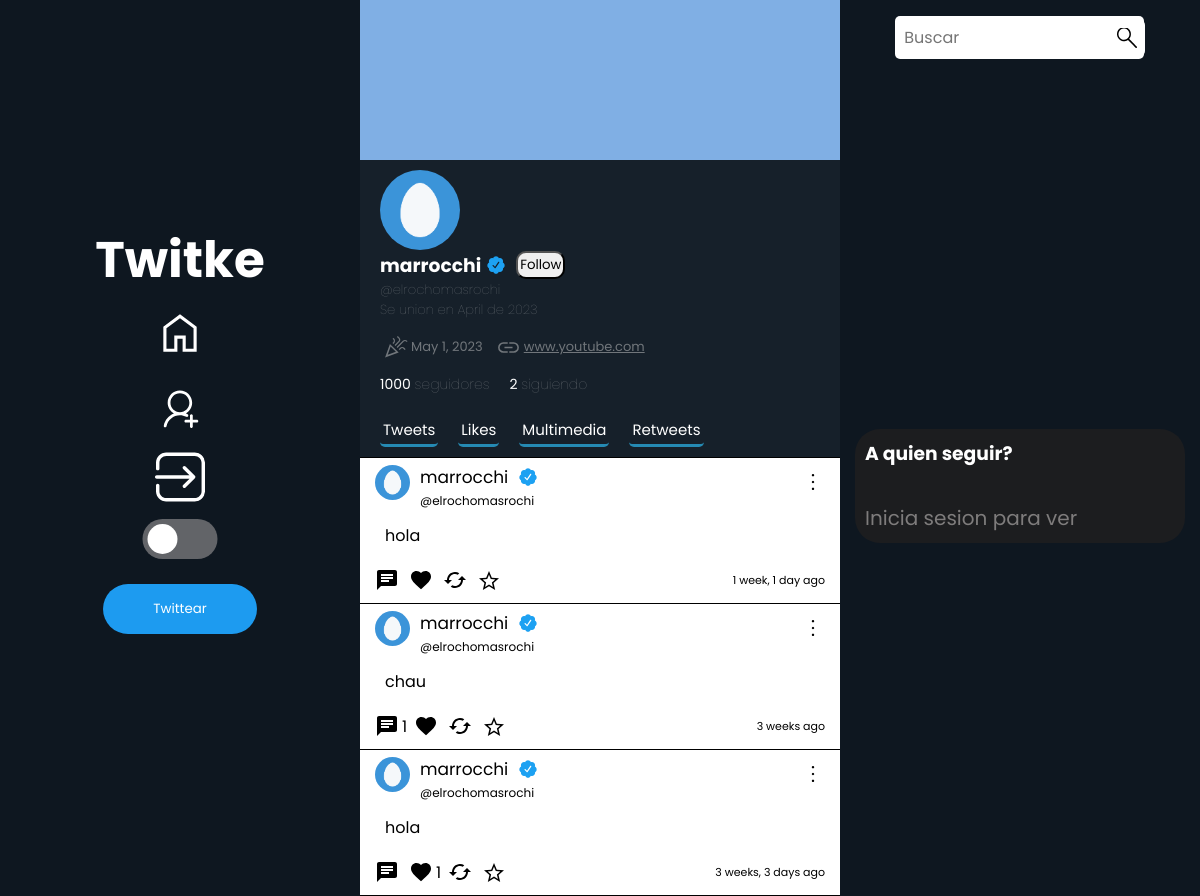
Page /profiles/14 on the earlier database version.
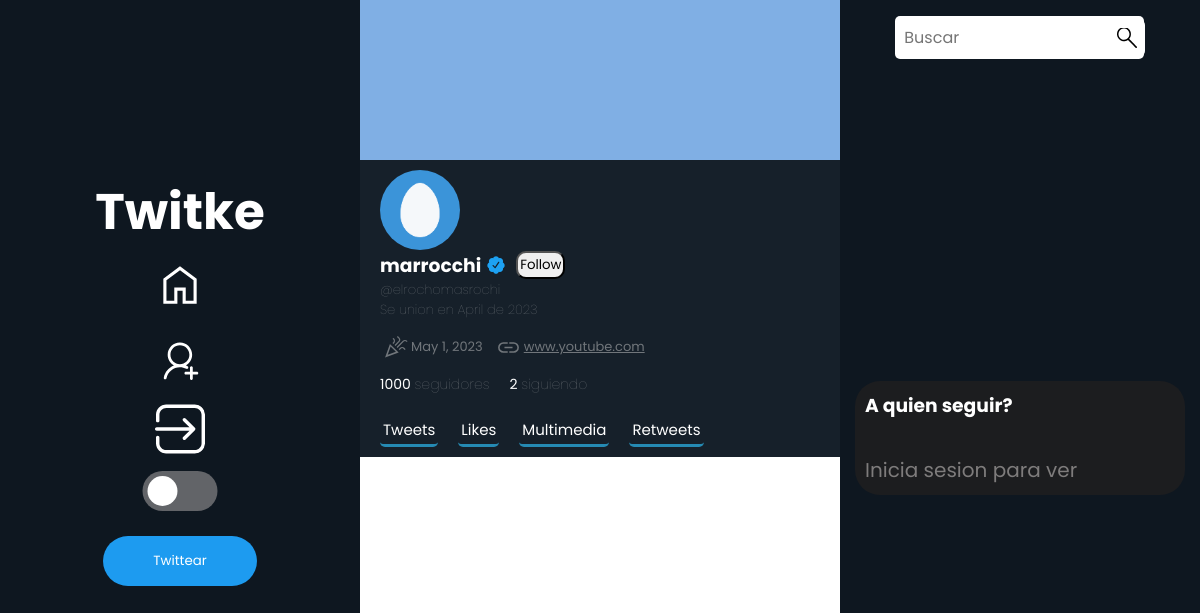
Same page on the later database version.
### tweet_profiles/models.py (models this page shows)
class Tweet_profile(models.Model):
    tweet = models.ForeignKey(Tweet, null=True, on_delete=models.CASCADE)
    profile = models.ForeignKey(Profiles, null=True, on_delete=models.CASCADE)
    retwitted_by = models.ManyToManyField(Profiles, related_name="retweet_users")
    likes_users = models.ManyToManyField(Profiles, related_name="likes_tweets")
    haveMultimedia = models.BooleanField(default=False)
    parent_tweet = models.ForeignKey('self', null=True, on_delete=models.CASCADE)

### profiles/models.py (models this page shows, shortened)
class Profiles(models.Model):
    user = models.ForeignKey(User, null=True, on_delete=models.CASCADE )
    atName = models.CharField(max_length=30, null=True, default="")
    keeps = models.ManyToManyField(Tweet, related_name='kept_by_profiles', blank=True)
    retweets = models.ManyToManyField(Tweet, related_name='retweets_by_profiles', blank=True)
    biography = models.TextField(max_length=250,  null=True, default="", blank=True)
    profileImage = models.ImageField(null=True, blank=True, upload_to='profileImages')
    profileBanner = models.ImageField(null=True, blank=True, upload_to='profileBanners')
    followers = models.IntegerField(default=0)
    followers_users = models.ManyToManyField('self', symmetrical=False, related_name="followage", blank=True)
    followed_users = models.ManyToManyField('self', symmetrical=False, related_name='following', blank=True)
    like_tweets = models.ManyToManyField(Tweet, related_name='liked', blank=True)
    birthday = models.DateField(null=True)
    webSite = models.CharField(null=True, max_length=100)
    created_at = models.DateTimeField(auto_now_add=True)
    is_verified = models.BooleanField(default=False)
    darkMode = models.BooleanField(default=False)
    strikes = models.IntegerField(default=3)
    banned = models.BooleanField(default=False)

### tweets/models.py (models this page shows)
class Tweet(models.Model):
    user = models.ForeignKey(User, null=True, on_delete=models.CASCADE)
    content = models.TextField(max_length=180)
    created_at = models.DateTimeField(auto_now_add=True)
    likes = models.IntegerField(default=0)
    retweets = models.IntegerField(default=0)
    edited = models.BooleanField(default=False)
    responses = models.IntegerField(null=True, default=0)

### profiles/views.py (the view)
# urls.py: path('profiles/<int:id>', views.myProfile, name="myProfile"),
def myProfile(request, id):
    cant_followers = 0
    cant_following = 0
    myLikes = request.GET.get("myLikes")
    myTweets = request.GET.get("myTweets")
    myMedia = request.GET.get("myMedia")
    myRetweets = request.GET.get("myRetweets")
    user = Profiles.objects.get(id=id)
    followers = user.followers_users.all()
    following = user.followed_users.all()
    cant_following = user.followed_users.all().count()
    cant_followers = int(user.followers)
    cant_following = user.followed_users.all().count()
    solicitudes = verfifyRequests.objects.all()
    requested = False
    tweets = Tweet_profile.objects.filter(profile__user__id=id).all()
    if myLikes == "":
        tweetLIKE = user.like_tweets.all()
        tweets = Tweet_profile.objects.filter(tweet_id__in=[tweet.id for tweet in tweetLIKE])
    elif myTweets == "":
        tweets = Tweet_profile.objects.filter(profile__user__id=id).all()
    elif myMedia == "":
        tweets = Tweet_profile.objects.filter(profile__user__id=id, haveMultimedia = True)
    elif myRetweets == "":
        tweets = Tweet_profile.objects.filter(retwitted_by = user)
    for soli in solicitudes:
        if soli.profile == user:
            requested = True
    return render(request, 'myProfile.html', {
        'usuario': user,
        'is_self': request.user.is_authenticated and request.user.id == id,
        'followers': followers,
        'cant_followers': cant_followers,
        'tweets': tweets,
        'cant_following': cant_following,
        'following': following,
        'solicitudes': solicitudes,
        'requested': requested,
    })

### tweets/context_processors.py (called while the page is built)
def random_users(request):
    random_users = []
    if request.user.is_authenticated:
        if request.user.is_authenticated:
            current_profile = Profiles.objects.get(user__username = request.user.username)
            random_users = Profiles.objects.exclude(id__in=current_profile.followed_users.values_list('id', flat=True)).exclude(id=request.user.id).order_by('?')[:5]
    return {'random': random_users}

def current_profile(request):
    current_profile = None
    darkmode = True
    if request.user.is_authenticated:
        current_profile = Profiles.objects.get(user__username=request.user.username)
    return {'current_profile': current_profile, 'darkMode': darkmode}

### profiles/templates/myProfile.html (shortened to what this page needs)
{% extends 'base.html' %}
{% load static %}
    {% block content %}
    <link rel="stylesheet" href="{% static 'css/myProfile.css' %}">
    <link rel="stylesheet" href="{% static 'css/globalFeed.css' %}">
        <div class="profile">
            <div class="profile-banner">
            </div>
            <div class="profile-info">
                <div class="top">
                    {% if usuario.profileImage %}
                        <img src="{{usuario.profileImage.url}} " alt="" class="profilePhoto">
                    {% endif %}
                </div>
                <div class="followName">
                    <div class="userVerify">
                        <h3 class="username">{{usuario.user.username}}</h3>
                        {% if usuario.is_verified %}
                                <img src="{% static 'img/Twitter-Verified.svg' %}" alt="" style="width: 30px">
                        {% endif %}
                    </div>
                    {% if not is_self %}
                            <form action="{% url 'follow' id=usuario.id %}" method="POST" id="followForm">
                                <button class="followButton" id="button1" onclick="follow(event, this)" tweet-id="{{usuario.user.id}}" data-section="profile" data-value="deverify">
                                    <p class="followP">{% if current_profile not in usuario.followers_users.all %} Follow {% else %} Unfollow {% endif %}
                                    </p>
                                </button>
                            </form>
                    {% endif %}
                </div>
                <h4 class="atName">@{{usuario.atName}}</h4>
                <h4 class="createdAt"> <span data-section="profile" data-value="accountDate">Se union en </span> {{ usuario.created_at|date:"F" }} <span  data-section="profile" data-value="accountDateOf">de</span> {{ usuario.created_at|date:"Y" }}</h4>
                <div class="webAndCreated">
                    {% if usuario.birthday %}
                    <div class="userBirth">
                        <p>{{usuario.birthday}}</p>
                    </div>
                    {% endif %}
                    {% if usuario.webSite %}
                        <div class="userWeb">
                            <a href="https://{{usuario.webSite}}" class="userWebSite" target="_blank">{{usuario.webSite}}</a>
                        </div>
                    {% endif %}
                </div>
                <div class="followers-info">
                    <a href="#" class="cant_followers">{{cant_followers}} <span class="followSpan"  data-section="profile" data-value="followers">seguidores</span></a>
                    <a href="#" class="following">{{cant_following}} <span  class="followSpan"  data-section="profile" data-value="following">siguiendo</span></a>
                </div>
                <div class="profileOpc">
                    <form action="{% url 'myProfile' usuario.id %}">
                        <button class="myTweets">Tweets</button>
                    </form>
                    <form action="{% url 'myProfile' usuario.id %}">
                        <button class="myLikes">Likes</button>
                    </form>
                    <form action="{% url 'myProfile' usuario.id %}">
                        <button class="myLikes">Multimedia</button>
                    </form>
                    <form action="{% url 'myProfile' usuario.id %}">
                        <button class="myRetweets myLikes">Retweets</button>
                    </form>
                </div>
            </div>
                <div class="tweets">
                    {% for tweet in tweets %}
                            {% include 'Tweet.html' %}
                    {% endfor %}
                </div>
            </div>
    {% endblock content %}

### tweets/templates/Tweet.html (shortened to what the changed rows need)
{% load static %}
<a href="{% url 'tweetDetails' tweet.tweet.id %}" class="tweet">
    <div class="div-content" id="{{tweet.id}}">
        <div class="tweetHead">
            <div class="fotoPerfil">
                <form action="{% url 'myProfile' tweet.profile.user.id %}">
                    {% if tweet.profile.profileImage %}
                    <button><img src="{{tweet.profile.profileImage.url}} " alt="" class="fotito profilePhoto"></button>
                    {% endif %}
                </form>
                <form action="{% url 'myProfile' tweet.profile.user.id %}" class="formName">
                    <div class="username">
                        <button class="usernameTweet">{{tweet.tweet.user.username}}</button>
                        {% if tweet.profile.is_verified %}
                            <img src="{% static 'img/Twitter-Verified.svg' %}" alt="" style="width: 30px">
                        {% endif %}
                    </div>
                    <p style="font-size: 12px">@{{tweet.profile.atName}}</p>
                </form>
            </div>
            <div class="tweetOptions" style="z-index: 0">
                <button  class="optionButtons" data="true"></button>
            </div>
        </div>
        <span class="tweetMessage">{{tweet.tweet.content}}</span>
        <div class="buttons">
            <div class="buttones">
                <div class="mensajes">
                    <button class="msgButton" id="{{tweet.tweet.id}}">
                        <svg class="msgSvg" xmlns="http://www.w3.org/2000/svg" height="24px" viewBox="0 0 24 24" width="24px" fill="#000000">
                            <path d="M0 0h24v24H0z" fill="none"/>
                            <path d="M20 2H4c-1.1 0-1.99.9-1.99 2L2 22l4-4h14c1.1 0 2-.9 2-2V4c0-1.1-.9-2-2-2zM6 9h12v2H6V9zm8 5H6v-2h8v2zm4-6H6V6h12v2z"/>
                        </svg>
                    </button>
                    {% if tweet.tweet.responses != 0 %}
                            <p class="msgCount">{{tweet.tweet.responses}}</p>
                    {% else %}
                            <p class="msgCount"></p>
                    {% endif %}
                </div>
                    <form action="{% url 'like' tweet.tweet.id %}" class="likeForm" id="likeForm">
                        <button class="likeBtn" onclick="{% if user.is_authenticated %} like(event, this) {% endif %}" tweet-id="{{tweet.tweet.id}}" >
                                <svg class="likeSvg" {% if current_profile in tweet.likes_users.all %}fill="red"{% endif %}  xmlns="http://www.w3.org/2000/svg" height="24px" viewBox="0 0 24 24" width="24px"><path  d="M0 0h24v24H0z" fill="none"/><path {% if current_profile in tweet.likes_users.all %}fill="red"{% endif %} d="M12 21.35l-1.45-1.32C5.4 15.36 2 12.28 2 8.5 2 5.42 4.42 3 7.5 3c1.74 0 3.41.81 4.5 2.09C13.09 3.81 14.76 3 16.5 3 19.58 3 22 5.42 22 8.5c0 3.78-3.4 6.86-8.55 11.54L12 21.35z"/></svg>
                        </button>
                        {% if tweet.likes_users.all.count != 0 %}
                            <p class="likeCount" id="{{tweet.tweet.id}}">{{tweet.likes_users.all.count}}</p>
                        {% else %}
                            <p class="likeCount" id="{{tweet.tweet.id}}"></p>
                        {% endif %}
                    </form>
                    <form action="{% url 'retweet' tweet.tweet.id %}?next={{ request.path }}" class="retweetForm" id="retweetForm" style="display: flex; justify-content: center; align-items: center; ">
                        <button class="retweetBtn" onclick="{% if user.is_authenticated %} retweet(event, this) {% endif %}" tweet-id="{{tweet.tweet.id}}">
                            <svg class="retweetSvg" xmlns="http://www.w3.org/2000/svg" height="24px" viewBox="0 0 24 24" width="24px" {% if tweet.tweet in current_profile.retweets.all %}fill="green"{% else %}fill="black"{% endif %}><path d="M0 0h24v24H0z" fill="none"/><path  {% if tweet.tweet in current_profile.retweets.all %}fill="green"{% endif %} d="M19 8l-4 4h3c0 3.31-2.69 6-6 6-1.01 0-1.97-.25-2.8-.7l-1.46 1.46C8.97 19.54 10.43 20 12 20c4.42 0 8-3.58 8-8h3l-4-4zM6 12c0-3.31 2.69-6 6-6 1.01 0 1.97.25 2.8.7l1.46-1.46C15.03 4.46 13.57 4 12 4c-4.42 0-8 3.58-8 8H1l4 4 4-4H6z"/></svg>
                        </button>
                    </form>
                    <form action="{% if tweet.tweet %}{% url 'keepTweets' tweet.tweet.id %}{% else %}{% url 'keepTweets' tweet.id %}{% endif %}" id="keepForm">
                        <button tweet-id="{{tweet.tweet.id}}" onclick="{% if user.is_authenticated %} favs(event, this) {% endif %}" class="keptButton">
                                <svg class="keepSvg saved" xmlns="http://www.w3.org/2000/svg" height="24px" viewBox="0 96 960 960" width="24px"><path {% if tweet.tweet in current_profile.keeps.all or tweet in current_profile.keeps.all %}fill="rgb(211, 165, 15)"{% endif %}d="m323 851 157-94 157 95-42-178 138-120-182-16-71-168-71 167-182 16 138 120-42 178Zm-90 125 65-281L80 506l288-25 112-265 112 265 288 25-218 189 65 281-247-149-247 149Zm247-355Z"/></svg>
                        </button>
                    </form>
                    <p class="timeAgo">{{tweet.tweet.created_at|timesince}} ago</p>
            </div>
        </div>
    </div>
</a>

Differences in the rows shown:
removed Tweet_profile: profile.profileImage (picture), tweet.user.username "marrocchi", profile.atName "elrochomasrochi", tweet.content "hola", likes_users.all.count "1", tweet.created_at "3 weeks, 3 days"
removed Tweet_profile: profile.profileImage (picture), tweet.user.username "marrocchi", profile.atName "elrochomasrochi", tweet.content "chau", tweet.responses "1", tweet.created_at "3 weeks"
removed Tweet_profile: profile.profileImage (picture), tweet.user.username "marrocchi", profile.atName "elrochomasrochi", tweet.content "hola", tweet.created_at "1 week, 1 day"
